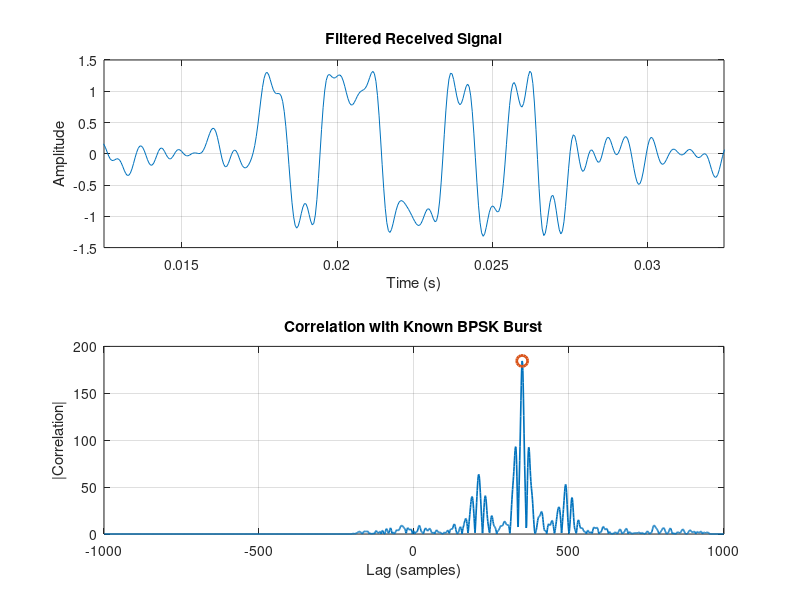

This figure's MATLAB source: (Note: this script raises an error after producing the figure.)
%% Experiment 08 - Detect known BPSK burst using correlation

clear;
clc;
close all;

rng(10);


%% Results folder

projectRoot = fileparts(fileparts(mfilename('fullpath')));
resultsDir = fullfile(projectRoot, 'results', 'matlab');

if ~exist(resultsDir, 'dir')
    mkdir(resultsDir);
end
%% 1. Basic settings

Fs = 20000;
Rs = 1000;

samplesPerSymbol = Fs / Rs;

%% 2. Known BPSK burst

bits = [1 0 1 1 0 0 1 0 1 0];

symbols = 2*bits - 1;

burst = repelem(symbols, samplesPerSymbol);

%% 3. Insert burst into frame

frameLength = 1000;

txFrame = zeros(1, frameLength);

burstStart = 350;
burstEnd = burstStart + length(burst) - 1;

txFrame(burstStart:burstEnd) = burst;

%% 4. Time axis

t = (0:frameLength-1) / Fs;

%% 5. Add AWGN

SNR_dB = 10;

signalPower = mean(burst.^2);

noisePower = signalPower / (10^(SNR_dB/10));

noise = sqrt(noisePower) * randn(size(txFrame));

noisySignal = txFrame + noise;

%% 6. Add 4 kHz interference

interferenceFrequency = 4000;
interferenceAmplitude = 0.8;

interference = interferenceAmplitude * ...
    sin(2*pi*interferenceFrequency*t);

rxSignal = noisySignal + interference;

%% 7. Design and apply FIR filter

cutoffFrequency = 2000;
filterOrder = 80;

normalizedCutoff = cutoffFrequency / (Fs/2);

b = fir1(filterOrder, normalizedCutoff, 'low');

filteredSignal = filter(b, 1, rxSignal);

%% 8. Compensate known FIR delay

filterDelay = filterOrder / 2;

filteredAligned = [ ...
    filteredSignal(filterDelay+1:end), ...
    zeros(1, filterDelay)];

%% 9. Correlate received signal with known burst

[correlationOutput, lags] = xcorr(filteredAligned, burst);

%% 10. Find strongest correlation peak

[peakValue, peakIndex] = max(abs(correlationOutput));

peakLag = lags(peakIndex);

estimatedBurstStart = peakLag + 1;

%% 11. Plot filtered received signal

fig1 = figure;

subplot(2,1,1);

plot(t, filteredAligned);

title('Filtered Received Signal');
xlabel('Time (s)');
ylabel('Amplitude');

grid on;

xlim([(burstStart-100)/Fs ...
      (burstEnd+100)/Fs]);

%% 12. Plot correlation output

subplot(2,1,2);

plot(lags, abs(correlationOutput), 'LineWidth', 1.2);

hold on;

plot(peakLag, peakValue, ...
    'o', ...
    'MarkerSize', 8, ...
    'LineWidth', 2);

hold off;

title('Correlation with Known BPSK Burst');

xlabel('Lag (samples)');
ylabel('|Correlation|');

grid on;

sgtitle('Known-Signal Detection Using Correlation');

%% 13. Display detection result

fprintf('True burst start      = %d\n', burstStart);
fprintf('Estimated burst start = %d\n', estimatedBurstStart);
fprintf('Timing error           = %d samples\n', ...
    estimatedBurstStart - burstStart);

fprintf('Peak correlation value = %.2f\n', peakValue);

%% Hide axes toolbars

allAxes = findall(fig1, 'Type', 'axes');

for ax = allAxes'
    ax.Toolbar.Visible = 'off';
end

drawnow;

%% Save figure

exportgraphics( ...
    fig1, ...
    fullfile(resultsDir, '08_correlation_burst_localization.png'), ...
    'Resolution', 300);
